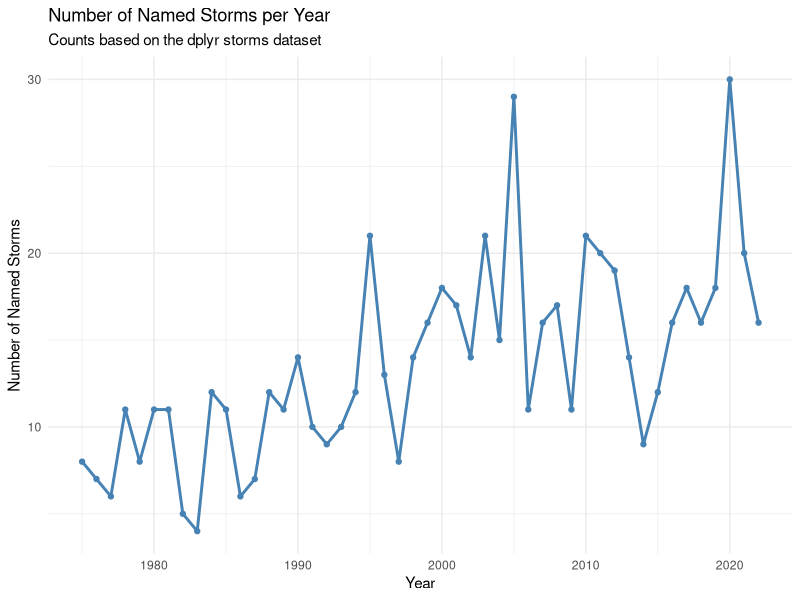
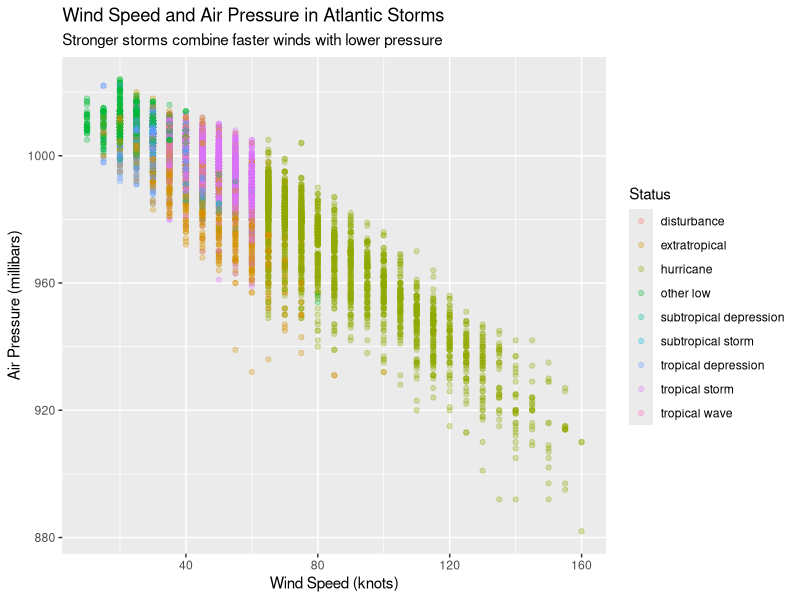

Here is the R script that generated these plots, in order:
## ---- chunk 1
#| label: setup
#| message: false
library(tidyverse)
## ---- chunk 2
#| label: storm-plot
storms |>
  distinct(year, name) |>
  count(year) |>
  ggplot(aes(x = year, y = n)) +
  geom_line(color = "steelblue", linewidth = 1) +
  geom_point(color = "steelblue") +
  labs(
    title = "Number of Named Storms per Year",
    subtitle = "Counts based on the dplyr storms dataset",
    x = "Year",
    y = "Number of Named Storms"
  ) +
  theme_minimal()
## ---- chunk 3
#| label: storms_recent
#| cache: true
storms_recent <- storms |>
  filter(year >= 2000) |>
  select(year, name, status, wind, pressure)
## ---- chunk 4
#| label: plot-wind-pressure
ggplot(storms_recent, aes(x = wind, y = pressure, color = status)) +
  geom_point(alpha = 0.3) +
  labs(
    title = "Wind Speed and Air Pressure in Atlantic Storms",
    subtitle = "Stronger storms combine faster winds with lower pressure",
    x = "Wind Speed (knots)",
    y = "Air Pressure (millibars)",
    color = "Status"
  )
